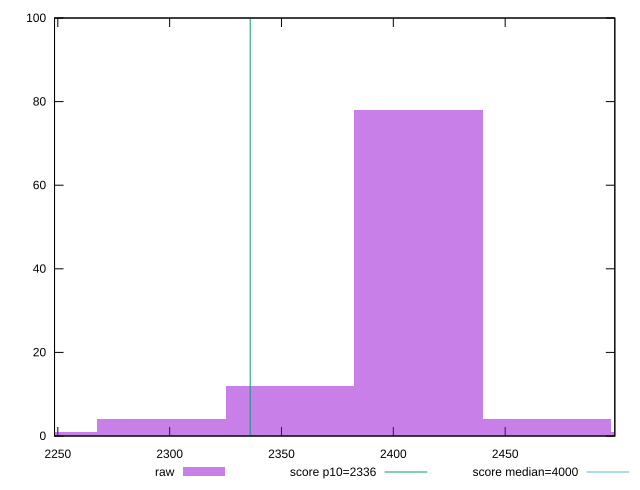

The script that saved this image:
reset

$raw <<EOF
2411.2618884817 78
2353.8508911368976 12
2468.6728858265024 4
2239.028896447293 1
2296.439893792095 4
2526.083883171305 1
EOF

set key outside below
set boxwidth 57.41099734480238
set xrange [2248.5371:2499.0225]
set yrange [0:100]
set trange [0:100]
set style fill transparent solid 0.5 noborder

set parametric
set terminal svg size 640, 490 enhanced background rgb 'white'
set output "report_00025_2021-02-22T21:38:55.199Z/first-contentful-paint/samples/pages+cached+noadtech+nomedia/raw/histogram.svg"

plot $raw title "raw" with boxes, \
     2336,t title "score p10=2336", \
     4000,t title "score median=4000"

reset
